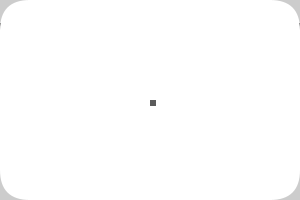
Frame 1 (no input)
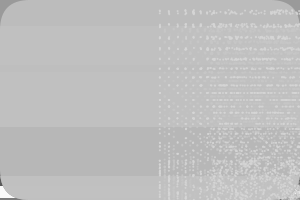
Frame 60 (the mouse pressed at the canvas centre just before this capture)
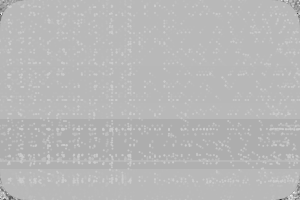
Frame 120 (the mouse held since frame 60 and released just before this capture)

The Processing sketch that drew these frames (run headless with seeded random() and noise(); from frame 60 on, the mouse is pressed at the canvas centre):

// Processing sketch: processing_170823
// ── processing_170823.pde

int sz = 2;
int numeroBolas = 2000;
int numeroLineas = 100;
//int timer;

//creamos un array de posicionesX con "numeroBolas" elementos:
float[] posicionesX = new float[numeroBolas];
//y creamos un array de posicionesY:
float[] posicionesY = new float[numeroBolas];
//creamos un array de velocidadesX con "numeroBolas" elementos:
float[] velocidadesX = new float[numeroBolas];
//y creamos un array de velocidadesY:
float[] velocidadesY = new float[numeroBolas];

void setup(){
  
  size(300,200);
  //inicializamos las posiciones y velocidades:
  for(int i = 0; i<numeroBolas; i++){
    posicionesX[i] = width/2;
    posicionesY[i] = height/2;
    velocidadesX[i] = random(1,5);
    velocidadesY[i] = random(1,5);
  }
}

void draw(){

    float rnd = random(0,height);
  stroke(random(0,255));
  strokeWeight(random(0,50));
  for(int i=0; i<numeroLineas; i++){
  line(0, rnd, width, rnd);}
  
  noStroke();
  rect(0,0,width,height,30);
  int m = millis();
  fill(m % 255, m % 255);

  //iniciamos un bucle para que realize la acciï¿½n para todos los
  //elementos del array:
  for(int i = 0; i<numeroBolas; i++){
    //actualitzamos las posiciones
    posicionesX[i] += velocidadesX[i];
    posicionesY[i] += velocidadesY[i];

    //comprobamos los bordes X
    if((posicionesX[i]<0)||(posicionesX[i]>width)){
      velocidadesX[i] = -velocidadesX[i];
    } 
    //comprobamos los bordes Y
    if((posicionesY[i]<0)||(posicionesY[i]>height)){
      velocidadesY[i] = -velocidadesY[i];
    } 
  }

  //acabado el proceso, creamos otro bucle
  //donde dibujamos las elipses:
  for(int i = 0; i<numeroBolas; i++){
    ellipse(posicionesX[i],posicionesY[i],sz,sz); 
  }
  println(second());



}
